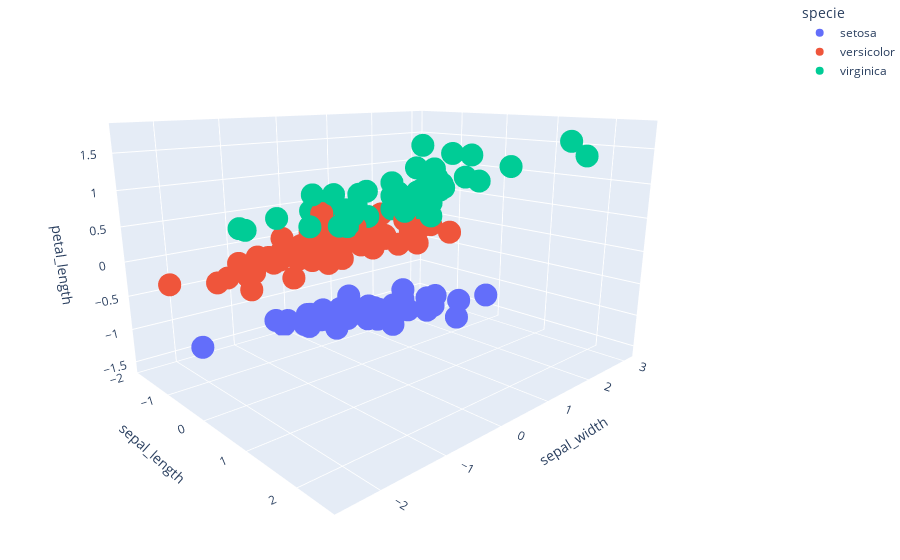

Notebook source saved alongside this figure:
### Code cell
# Standardize the Data
X = StandardScaler().fit_transform(X)

# Create dataframe from the standardized data and visulize it in 3D
col_names = ['sepal_length', 'sepal_width', 'petal_length', 'petal_width']
df = pd.DataFrame(X, columns=col_names)
df['specie'] = [iris.target_names[s] for s in y]  # Add 1 to the specie_id to start from 1

print(df.head())

fig = px.scatter_3d(df, x='sepal_length', y='sepal_width', 
                    z='petal_length',  color='specie')

fig.update_layout(scene_camera=dict(up=dict(x=0, y=0, z=1), 
                                    center=dict(x=0, y=0, z=-0.1),
                                    eye=dict(x=1.5, y=-1.4, z=0.5)),
                    margin=dict(l=0, r=0, b=0, t=0))

fig.show()
